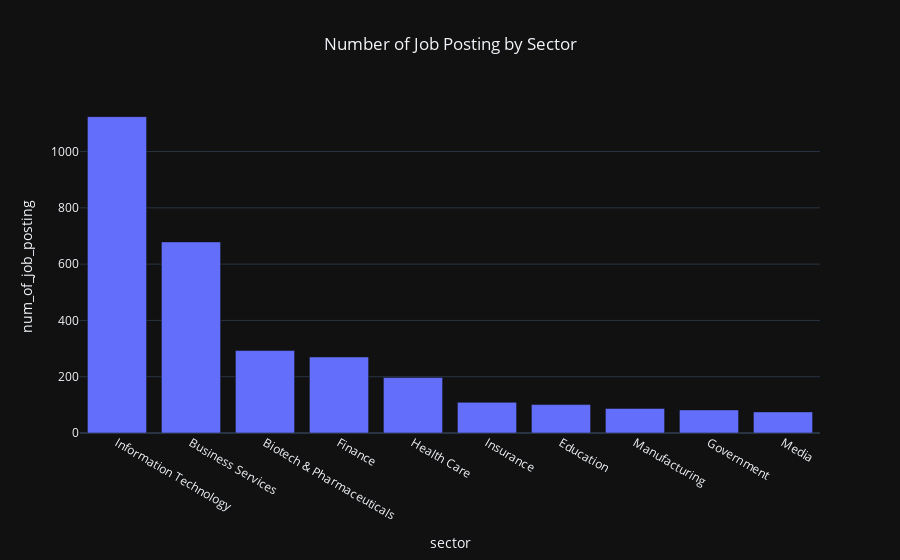

The notebook cell saved with this chart:
### Markdown cell above
<div style="text-align:center; font-size:30px; font-weight:bold;"> 3. Derive insights of strategic value</div>

### Code cell
roles_by_sectors = df.groupby(['sector'])[['job_title']]\
                     .count()\
                     .reset_index()\
                     .sort_values(by='job_title', ascending=False)\
                     .head(10)
                     
roles_by_sectors = roles_by_sectors.rename(columns={'job_title': 'num_of_job_posting'})

fig = px.bar(roles_by_sectors, x = "sector", y = "num_of_job_posting", template=PLOTLY_THEME, title="Number of Job Posting by Sector")
fig.update_layout(title_x = 0.5)
fig.show()

### Figure 1 — Plotly figure (JSON) as saved in the notebook; plotly's stock layout.template omitted (floating-point values rounded to 4 significant figures)
{"data": [{"hovertemplate": "sector=%{x}<br>num_of_job_posting=%{y}<extra></extra>", "legendgroup": "", "marker": {"color": "#636efa", "pattern": {"shape": ""}}, "name": "", "orientation": "v", "showlegend": false, "textposition": "auto", "type": "bar", "x": ["Information Technology", "Business Services", "Biotech & Pharmaceuticals", "Finance", "Health Care", "Insurance", "Education", "Manufacturing", "Government", "Media"], "xaxis": "x", "y": [1124, 679, 293, 270, 197, 109, 101, 87, 82, 75], "yaxis": "y"}], "layout": {"barmode": "relative", "legend": {"tracegroupgap": 0}, "title": {"text": "Number of Job Posting by Sector", "x": 0.5}, "xaxis": {"anchor": "y", "domain": [0, 1], "title": {"text": "sector"}}, "yaxis": {"anchor": "x", "domain": [0, 1], "title": {"text": "num_of_job_posting"}}}}
